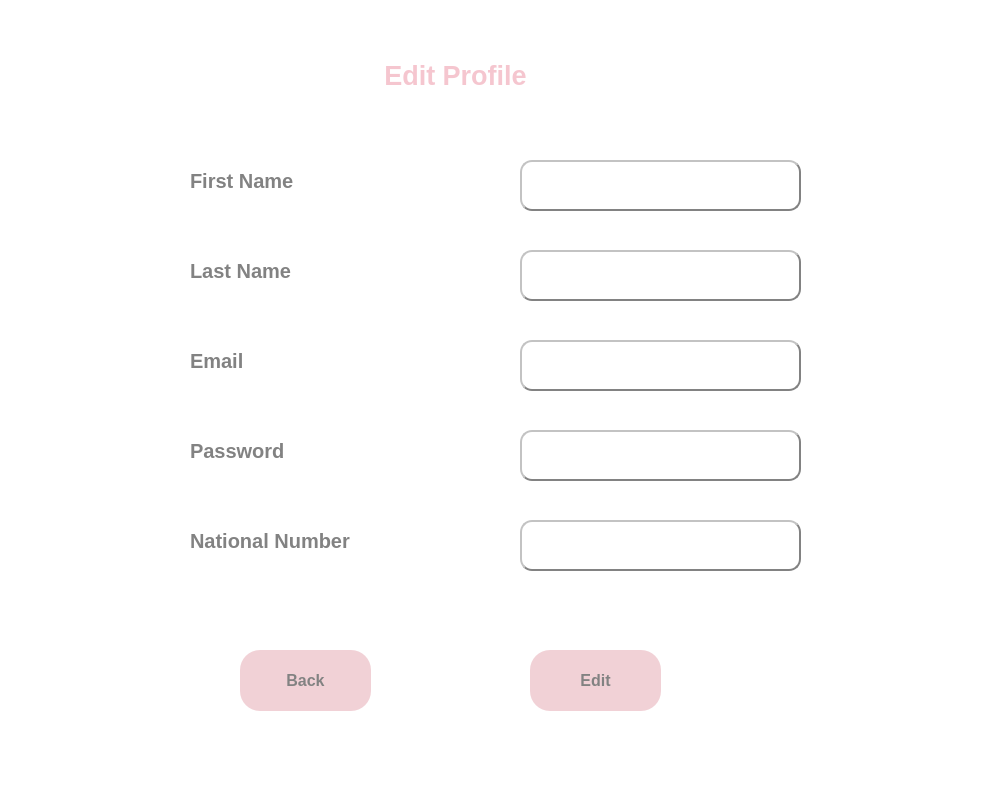
<?xml version="1.0" encoding="UTF-8"?>
<ui version="4.0">
 <class>MainWindow</class>
 <widget class="QMainWindow" name="MainWindow">
  <property name="geometry">
   <rect>
    <x>0</x>
    <y>0</y>
    <width>1000</width>
    <height>800</height>
   </rect>
  </property>
  <property name="windowTitle">
   <string>Edit Profile</string>
  </property>
  <property name="styleSheet">
   <string notr="true">background-color: rgb(255, 255, 255);</string>
  </property>
  <widget class="QWidget" name="centralwidget">
   <widget class="QLabel" name="label_2">
    <property name="geometry">
     <rect>
      <x>190</x>
      <y>160</y>
      <width>251</width>
      <height>41</height>
     </rect>
    </property>
    <property name="font">
     <font>
      <pointsize>15</pointsize>
      <weight>75</weight>
      <bold>true</bold>
     </font>
    </property>
    <property name="styleSheet">
     <string notr="true">color: rgb(130, 130, 130);</string>
    </property>
    <property name="text">
     <string>First Name</string>
    </property>
   </widget>
   <widget class="QTextEdit" name="te_password">
    <property name="geometry">
     <rect>
      <x>520</x>
      <y>430</y>
      <width>281</width>
      <height>51</height>
     </rect>
    </property>
    <property name="font">
     <font>
      <pointsize>11</pointsize>
     </font>
    </property>
    <property name="styleSheet">
     <string notr="true">background-color: rgb(255, 255, 255);
border-radius: 12px;
border:2px outset;
border-color: rgb(130, 130, 130);
</string>
    </property>
   </widget>
   <widget class="QLabel" name="label_5">
    <property name="geometry">
     <rect>
      <x>190</x>
      <y>430</y>
      <width>281</width>
      <height>41</height>
     </rect>
    </property>
    <property name="font">
     <font>
      <pointsize>15</pointsize>
      <weight>75</weight>
      <bold>true</bold>
     </font>
    </property>
    <property name="styleSheet">
     <string notr="true">color: rgb(130, 130, 130);</string>
    </property>
    <property name="text">
     <string>Password</string>
    </property>
   </widget>
   <widget class="QPushButton" name="edit">
    <property name="geometry">
     <rect>
      <x>530</x>
      <y>650</y>
      <width>131</width>
      <height>61</height>
     </rect>
    </property>
    <property name="font">
     <font>
      <pointsize>12</pointsize>
      <weight>75</weight>
      <bold>true</bold>
     </font>
    </property>
    <property name="styleSheet">
     <string notr="true">QPushButton
{
	background-color: #f1d1d6;
	color: #828282;
	border-radius:20px;
}

QPushButton:hover
{
	background-color: #ff8b8d;
	color: #656565;
	border-radius:20px;
}</string>
    </property>
    <property name="text">
     <string>Edit</string>
    </property>
   </widget>
   <widget class="QTextEdit" name="te_fname">
    <property name="geometry">
     <rect>
      <x>520</x>
      <y>160</y>
      <width>281</width>
      <height>51</height>
     </rect>
    </property>
    <property name="font">
     <font>
      <pointsize>11</pointsize>
     </font>
    </property>
    <property name="styleSheet">
     <string notr="true">background-color: rgb(255, 255, 255);
border-radius: 12px;
border:2px outset;
border-color: rgb(130, 130, 130);</string>
    </property>
   </widget>
   <widget class="QLabel" name="label_4">
    <property name="geometry">
     <rect>
      <x>190</x>
      <y>340</y>
      <width>261</width>
      <height>41</height>
     </rect>
    </property>
    <property name="font">
     <font>
      <pointsize>15</pointsize>
      <weight>75</weight>
      <bold>true</bold>
     </font>
    </property>
    <property name="styleSheet">
     <string notr="true">color: rgb(130, 130, 130);</string>
    </property>
    <property name="text">
     <string>Email</string>
    </property>
   </widget>
   <widget class="QLabel" name="label">
    <property name="geometry">
     <rect>
      <x>170</x>
      <y>40</y>
      <width>571</width>
      <height>71</height>
     </rect>
    </property>
    <property name="font">
     <font>
      <pointsize>20</pointsize>
      <weight>75</weight>
      <bold>true</bold>
     </font>
    </property>
    <property name="text">
     <string>&lt;html&gt;&lt;head/&gt;&lt;body&gt;&lt;p&gt;&lt;span style=&quot; color:#f5c6cf;&quot;&gt;Edit Profile&lt;/span&gt;&lt;/p&gt;&lt;/body&gt;&lt;/html&gt;</string>
    </property>
    <property name="alignment">
     <set>Qt::AlignCenter</set>
    </property>
   </widget>
   <widget class="QLabel" name="label_3">
    <property name="geometry">
     <rect>
      <x>190</x>
      <y>250</y>
      <width>261</width>
      <height>41</height>
     </rect>
    </property>
    <property name="font">
     <font>
      <pointsize>15</pointsize>
      <weight>75</weight>
      <bold>true</bold>
     </font>
    </property>
    <property name="styleSheet">
     <string notr="true">color: rgb(130, 130, 130);</string>
    </property>
    <property name="text">
     <string>Last Name</string>
    </property>
   </widget>
   <widget class="QLabel" name="label_6">
    <property name="geometry">
     <rect>
      <x>190</x>
      <y>520</y>
      <width>281</width>
      <height>41</height>
     </rect>
    </property>
    <property name="font">
     <font>
      <pointsize>15</pointsize>
      <weight>75</weight>
      <bold>true</bold>
     </font>
    </property>
    <property name="styleSheet">
     <string notr="true">color: rgb(130, 130, 130);</string>
    </property>
    <property name="text">
     <string>National Number</string>
    </property>
   </widget>
   <widget class="QTextEdit" name="te_national">
    <property name="geometry">
     <rect>
      <x>520</x>
      <y>520</y>
      <width>281</width>
      <height>51</height>
     </rect>
    </property>
    <property name="font">
     <font>
      <pointsize>11</pointsize>
     </font>
    </property>
    <property name="styleSheet">
     <string notr="true">background-color: rgb(255, 255, 255);
border-radius: 12px;
border:2px outset;
border-color: rgb(130, 130, 130);
</string>
    </property>
   </widget>
   <widget class="QTextEdit" name="te_lname">
    <property name="geometry">
     <rect>
      <x>520</x>
      <y>250</y>
      <width>281</width>
      <height>51</height>
     </rect>
    </property>
    <property name="font">
     <font>
      <pointsize>11</pointsize>
     </font>
    </property>
    <property name="styleSheet">
     <string notr="true">background-color: rgb(255, 255, 255);
border-radius: 12px;
border:2px outset;
border-color: rgb(130, 130, 130);</string>
    </property>
   </widget>
   <widget class="QTextEdit" name="te_email">
    <property name="geometry">
     <rect>
      <x>520</x>
      <y>340</y>
      <width>281</width>
      <height>51</height>
     </rect>
    </property>
    <property name="font">
     <font>
      <pointsize>11</pointsize>
     </font>
    </property>
    <property name="styleSheet">
     <string notr="true">background-color: rgb(255, 255, 255);
border-radius: 12px;
border:2px outset;
border-color: rgb(130, 130, 130);</string>
    </property>
   </widget>
   <widget class="QPushButton" name="back">
    <property name="geometry">
     <rect>
      <x>240</x>
      <y>650</y>
      <width>131</width>
      <height>61</height>
     </rect>
    </property>
    <property name="font">
     <font>
      <pointsize>12</pointsize>
      <weight>75</weight>
      <bold>true</bold>
     </font>
    </property>
    <property name="styleSheet">
     <string notr="true">QPushButton
{
	background-color: #f1d1d6;
	color: #828282;
	border-radius:20px;
}

QPushButton:hover
{
	background-color: #ff8b8d;
	color: #656565;
	border-radius:20px;
}</string>
    </property>
    <property name="text">
     <string>Back</string>
    </property>
   </widget>
  </widget>
  <widget class="QMenuBar" name="menubar">
   <property name="geometry">
    <rect>
     <x>0</x>
     <y>0</y>
     <width>1000</width>
     <height>18</height>
    </rect>
   </property>
  </widget>
  <widget class="QStatusBar" name="statusbar"/>
 </widget>
 <resources/>
 <connections/>
</ui>
